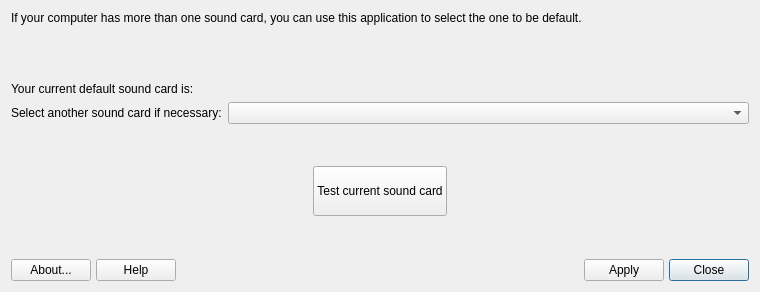
<?xml version="1.0" encoding="UTF-8"?>
<ui version="4.0">
 <class>MainWindow</class>
 <widget class="QDialog" name="MainWindow">
  <property name="geometry">
   <rect>
    <x>0</x>
    <y>0</y>
    <width>760</width>
    <height>292</height>
   </rect>
  </property>
  <property name="windowTitle">
   <string>MX Select Sound</string>
  </property>
  <layout class="QGridLayout" name="gridLayout_2">
   <item row="0" column="0">
    <layout class="QGridLayout" name="gridLayout">
     <item row="2" column="0">
      <widget class="QLabel" name="label1">
       <property name="sizePolicy">
        <sizepolicy hsizetype="Maximum" vsizetype="Preferred">
         <horstretch>0</horstretch>
         <verstretch>0</verstretch>
        </sizepolicy>
       </property>
       <property name="text">
        <string>&lt;html&gt;&lt;head/&gt;&lt;body&gt;&lt;p&gt;Your current default sound card is:&lt;/p&gt;&lt;/body&gt;&lt;/html&gt;</string>
       </property>
       <property name="textFormat">
        <enum>Qt::RichText</enum>
       </property>
      </widget>
     </item>
     <item row="8" column="0" colspan="3">
      <layout class="QGridLayout" name="buttonBar" columnstretch="0,0,0,0,0,0,0,0,0,0">
       <property name="sizeConstraint">
        <enum>QLayout::SetDefaultConstraint</enum>
       </property>
       <property name="leftMargin">
        <number>0</number>
       </property>
       <property name="topMargin">
        <number>0</number>
       </property>
       <property name="rightMargin">
        <number>0</number>
       </property>
       <property name="bottomMargin">
        <number>0</number>
       </property>
       <property name="spacing">
        <number>5</number>
       </property>
       <item row="1" column="1">
        <widget class="QPushButton" name="buttonHelp">
         <property name="sizePolicy">
          <sizepolicy hsizetype="Minimum" vsizetype="Preferred">
           <horstretch>0</horstretch>
           <verstretch>0</verstretch>
          </sizepolicy>
         </property>
         <property name="toolTip">
          <string>Display help </string>
         </property>
         <property name="text">
          <string>Help</string>
         </property>
         <property name="icon">
          <iconset theme="help-contents">
           <normaloff>.</normaloff>.</iconset>
         </property>
         <property name="shortcut">
          <string>Alt+H</string>
         </property>
        </widget>
       </item>
       <item row="1" column="5">
        <spacer name="horizontalSpacer2">
         <property name="orientation">
          <enum>Qt::Horizontal</enum>
         </property>
         <property name="sizeType">
          <enum>QSizePolicy::Expanding</enum>
         </property>
         <property name="sizeHint" stdset="0">
          <size>
           <width>100</width>
           <height>20</height>
          </size>
         </property>
        </spacer>
       </item>
       <item row="1" column="0">
        <widget class="QPushButton" name="buttonAbout">
         <property name="sizePolicy">
          <sizepolicy hsizetype="Minimum" vsizetype="Preferred">
           <horstretch>0</horstretch>
           <verstretch>0</verstretch>
          </sizepolicy>
         </property>
         <property name="toolTip">
          <string>About this application</string>
         </property>
         <property name="text">
          <string>About...</string>
         </property>
         <property name="icon">
          <iconset theme="help-about">
           <normaloff>.</normaloff>.</iconset>
         </property>
         <property name="shortcut">
          <string>Alt+B</string>
         </property>
         <property name="autoDefault">
          <bool>true</bool>
         </property>
        </widget>
       </item>
       <item row="1" column="2">
        <spacer name="horizontalSpacer1">
         <property name="orientation">
          <enum>Qt::Horizontal</enum>
         </property>
         <property name="sizeType">
          <enum>QSizePolicy::Expanding</enum>
         </property>
         <property name="sizeHint" stdset="0">
          <size>
           <width>100</width>
           <height>20</height>
          </size>
         </property>
        </spacer>
       </item>
       <item row="1" column="9">
        <widget class="QPushButton" name="buttonCancel">
         <property name="sizePolicy">
          <sizepolicy hsizetype="Minimum" vsizetype="Preferred">
           <horstretch>0</horstretch>
           <verstretch>0</verstretch>
          </sizepolicy>
         </property>
         <property name="toolTip">
          <string>Quit application</string>
         </property>
         <property name="text">
          <string>Close</string>
         </property>
         <property name="icon">
          <iconset theme="window-close">
           <normaloff>.</normaloff>.</iconset>
         </property>
         <property name="shortcut">
          <string>Alt+N</string>
         </property>
         <property name="autoDefault">
          <bool>true</bool>
         </property>
         <property name="default">
          <bool>true</bool>
         </property>
        </widget>
       </item>
       <item row="1" column="3">
        <widget class="QLabel" name="labelMX">
         <property name="maximumSize">
          <size>
           <width>32</width>
           <height>32</height>
          </size>
         </property>
         <property name="midLineWidth">
          <number>0</number>
         </property>
         <property name="text">
          <string/>
         </property>
         <property name="pixmap">
          <pixmap resource="images.qrc">:/icons/logo.png</pixmap>
         </property>
         <property name="scaledContents">
          <bool>true</bool>
         </property>
        </widget>
       </item>
       <item row="1" column="7">
        <widget class="QPushButton" name="buttonApply">
         <property name="sizePolicy">
          <sizepolicy hsizetype="Minimum" vsizetype="Preferred">
           <horstretch>0</horstretch>
           <verstretch>0</verstretch>
          </sizepolicy>
         </property>
         <property name="text">
          <string>Apply</string>
         </property>
         <property name="icon">
          <iconset theme="dialog-ok">
           <normaloff>.</normaloff>.</iconset>
         </property>
         <property name="shortcut">
          <string/>
         </property>
         <property name="autoDefault">
          <bool>true</bool>
         </property>
         <property name="default">
          <bool>false</bool>
         </property>
        </widget>
       </item>
      </layout>
     </item>
     <item row="4" column="0">
      <widget class="QLabel" name="label_2">
       <property name="text">
        <string>&lt;html&gt;&lt;head/&gt;&lt;body&gt;&lt;p&gt;Select another sound card if necessary:&lt;/p&gt;&lt;/body&gt;&lt;/html&gt;</string>
       </property>
      </widget>
     </item>
     <item row="2" column="1" colspan="2">
      <widget class="QLabel" name="labelCurrent">
       <property name="sizePolicy">
        <sizepolicy hsizetype="Preferred" vsizetype="Preferred">
         <horstretch>0</horstretch>
         <verstretch>0</verstretch>
        </sizepolicy>
       </property>
       <property name="font">
        <font>
         <weight>75</weight>
         <bold>true</bold>
        </font>
       </property>
       <property name="text">
        <string/>
       </property>
      </widget>
     </item>
     <item row="0" column="0" colspan="3">
      <widget class="QLabel" name="label">
       <property name="text">
        <string>&lt;html&gt;&lt;head/&gt;&lt;body&gt;&lt;p&gt;If your computer has more than one sound card, you can use this application to select the one to be default. &lt;br/&gt;&lt;/p&gt;&lt;/body&gt;&lt;/html&gt;</string>
       </property>
       <property name="textFormat">
        <enum>Qt::RichText</enum>
       </property>
       <property name="wordWrap">
        <bool>true</bool>
       </property>
      </widget>
     </item>
     <item row="7" column="0" colspan="3">
      <spacer name="verticalSpacer">
       <property name="orientation">
        <enum>Qt::Vertical</enum>
       </property>
       <property name="sizeType">
        <enum>QSizePolicy::MinimumExpanding</enum>
       </property>
       <property name="sizeHint" stdset="0">
        <size>
         <width>20</width>
         <height>20</height>
        </size>
       </property>
      </spacer>
     </item>
     <item row="4" column="1" colspan="2">
      <widget class="QComboBox" name="comboBox"/>
     </item>
     <item row="6" column="0" colspan="3">
      <layout class="QHBoxLayout" name="horizontalLayout">
       <item>
        <widget class="QPushButton" name="buttonTest">
         <property name="sizePolicy">
          <sizepolicy hsizetype="Fixed" vsizetype="Fixed">
           <horstretch>0</horstretch>
           <verstretch>0</verstretch>
          </sizepolicy>
         </property>
         <property name="minimumSize">
          <size>
           <width>0</width>
           <height>50</height>
          </size>
         </property>
         <property name="text">
          <string>Test current sound card</string>
         </property>
         <property name="icon">
          <iconset>
           <normaloff>../../../../../../../usr/share/pixmaps/mx/mx-select-sound.png</normaloff>../../../../../../../usr/share/pixmaps/mx/mx-select-sound.png</iconset>
         </property>
        </widget>
       </item>
      </layout>
     </item>
     <item row="5" column="0" colspan="3">
      <spacer name="verticalSpacer_2">
       <property name="orientation">
        <enum>Qt::Vertical</enum>
       </property>
       <property name="sizeType">
        <enum>QSizePolicy::MinimumExpanding</enum>
       </property>
       <property name="sizeHint" stdset="0">
        <size>
         <width>20</width>
         <height>20</height>
        </size>
       </property>
      </spacer>
     </item>
     <item row="1" column="0" colspan="3">
      <spacer name="verticalSpacer_3">
       <property name="orientation">
        <enum>Qt::Vertical</enum>
       </property>
       <property name="sizeType">
        <enum>QSizePolicy::MinimumExpanding</enum>
       </property>
       <property name="sizeHint" stdset="0">
        <size>
         <width>20</width>
         <height>10</height>
        </size>
       </property>
      </spacer>
     </item>
    </layout>
   </item>
  </layout>
 </widget>
 <tabstops>
  <tabstop>buttonCancel</tabstop>
  <tabstop>comboBox</tabstop>
  <tabstop>buttonTest</tabstop>
  <tabstop>buttonAbout</tabstop>
  <tabstop>buttonHelp</tabstop>
  <tabstop>buttonApply</tabstop>
 </tabstops>
 <resources>
  <include location="images.qrc"/>
 </resources>
 <connections>
  <connection>
   <sender>buttonCancel</sender>
   <signal>pressed()</signal>
   <receiver>MainWindow</receiver>
   <slot>close()</slot>
   <hints>
    <hint type="sourcelabel">
     <x>723</x>
     <y>519</y>
    </hint>
    <hint type="destinationlabel">
     <x>388</x>
     <y>272</y>
    </hint>
   </hints>
  </connection>
 </connections>
</ui>
